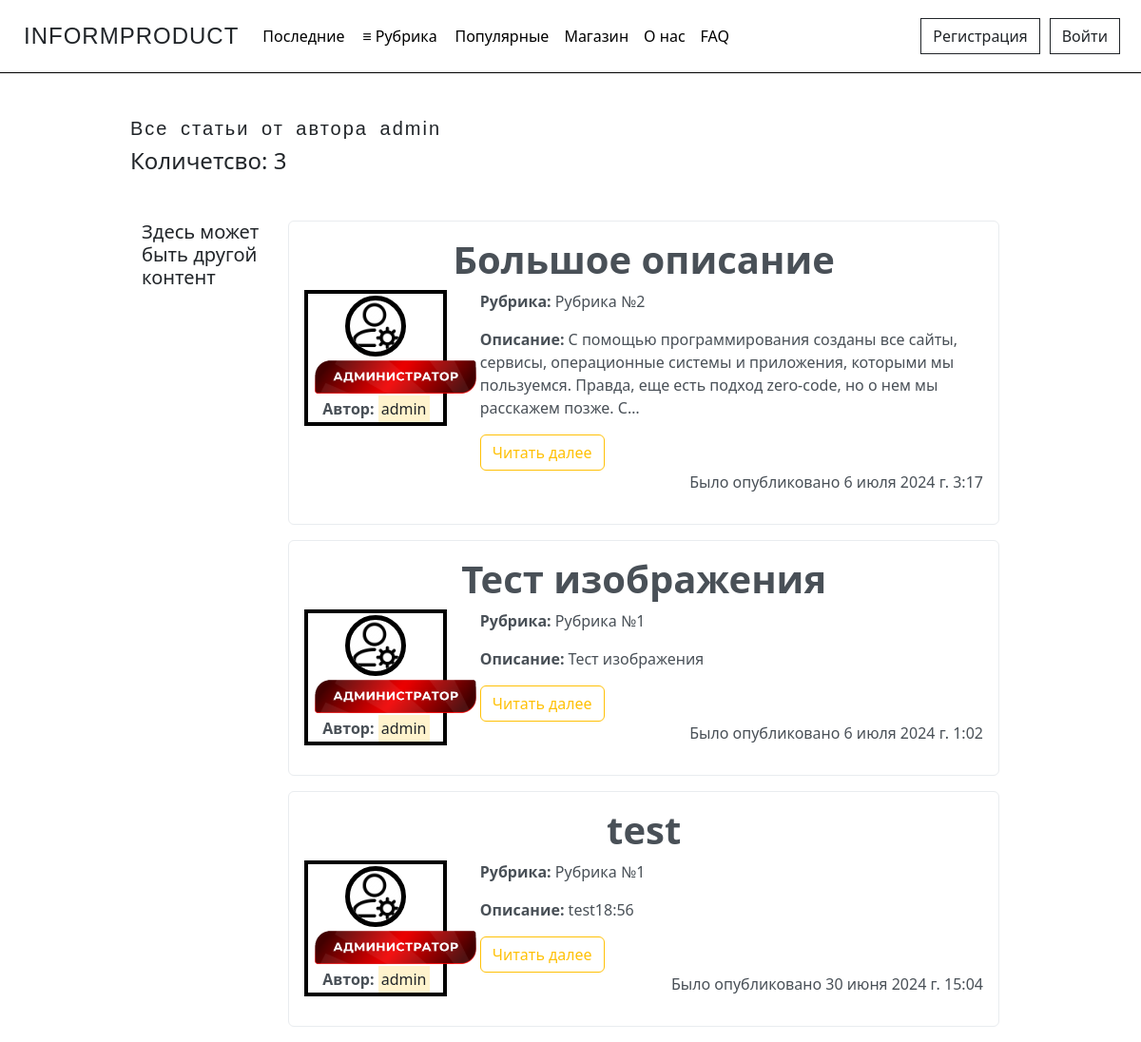
/articles/admin, run on an earlier commit of the app's database.
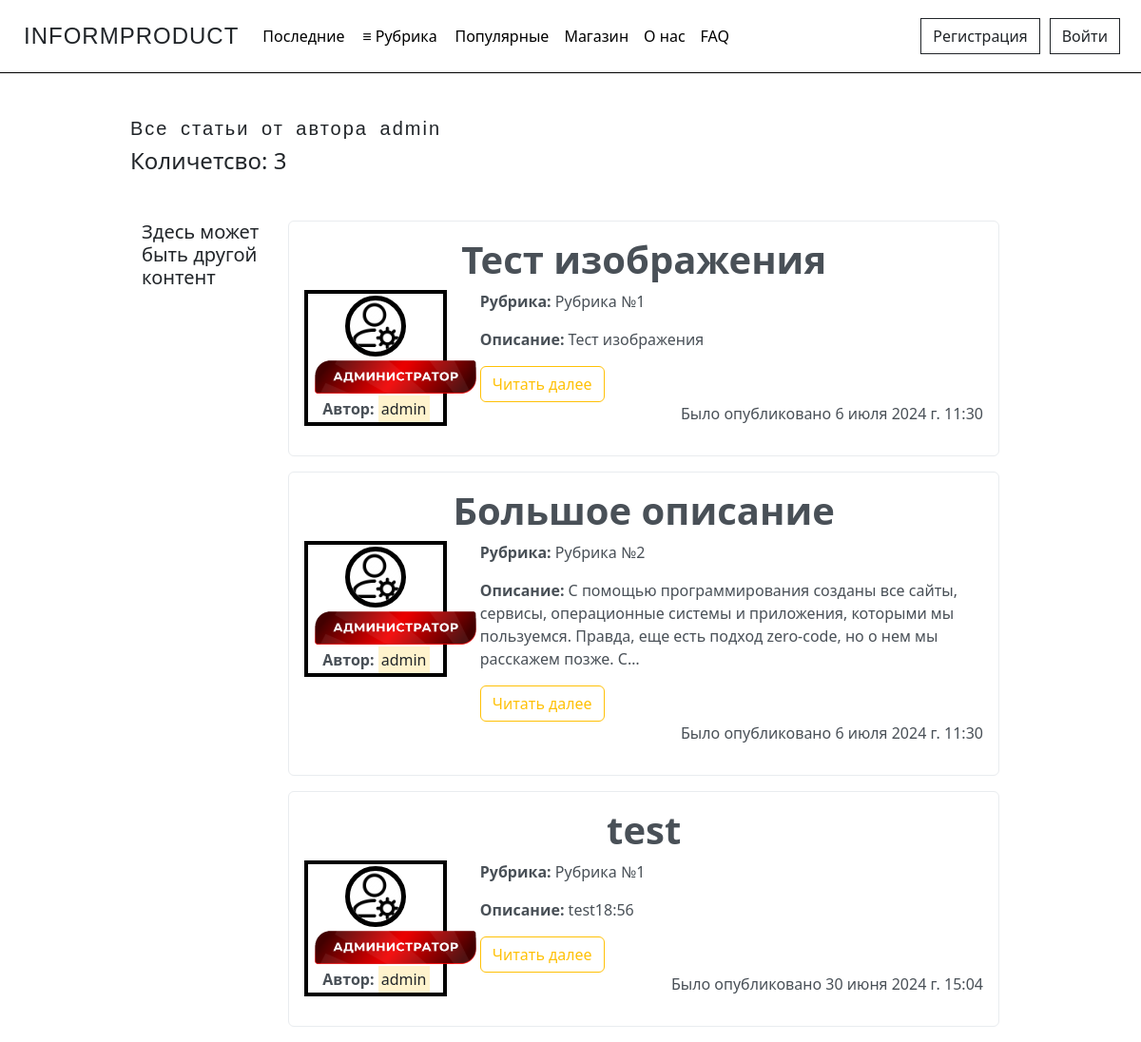
And on a later commit of the database.
### journal/models.py (models this page shows, shortened)
class Article(models.Model):
    CATEGORY_CHOICES = [
        ('Category №1', 'Рубрика №1'),
        ('Category №2', 'Рубрика №2'),
        ('Category №3', 'Рубрика №3'),
        ('Category №4', 'Рубрика №4'),
        ('Category №5', 'Рубрика №5'),
    ]
    title = models.CharField('Название', max_length=100)
    description = models.TextField('Описание')
    text = models.TextField('Основной текст')
    category = models.CharField(max_length=50, verbose_name='Рубрика', choices=CATEGORY_CHOICES, default='Рубрика №1')
    author = models.ForeignKey(User, verbose_name='Автор', on_delete=models.CASCADE)
    publication = models.BooleanField('Статус публикации', default=False)
    date = models.DateTimeField('Дата', default=timezone.now)
    likes = models.IntegerField('Количество лайков', default=0)
    img = models.ImageField('Превью', default='default_preview.png', upload_to='preview_images')
    class Meta:
        verbose_name = 'Статью'
        verbose_name_plural = 'Статьи'

### users/models.py (models this page shows, shortened)
class Profile(models.Model):
    STATUS_CHOICES = {
        ('User', 'Пользователь'),
        ('User VIP', 'VIP пользователь'),
        ('Admin', 'Администратор'),
    }
    user = models.OneToOneField(User, verbose_name='Имя пользователя', on_delete=models.CASCADE)
    img = models.ImageField('Фото пользователя', default='default_user.png', upload_to='user_images')
    status = models.CharField(max_length=20, verbose_name='Статус пользователя', choices=STATUS_CHOICES, default='User')
    vip_status_expiry = models.DateTimeField(verbose_name='Окончание VIP статуса', null=True, blank=True)
    class Meta:
        verbose_name = 'Профаил'
        verbose_name_plural = 'Профайлы'

### journal/views.py (the view)
# urls.py: path('articles/<str:username>', views.UserAllArticlesView.as_view(), name='user-articles'),
class UserAllArticlesView(ListView):
    model = Article
    template_name = 'journal/user_articles.html'
    context_object_name = 'Article'
    paginate_by = 3
    def get_queryset(self):
        user = get_object_or_404(User, username=self.kwargs['username'])
        if self.request.user == user:
            return Article.objects.filter(author=user).order_by('-date')
        return Article.objects.filter(author=user, publication=True).order_by('-date')
    def get_context_data(self, **kwargs):
        ctx = super().get_context_data(**kwargs)
        user = self.request.user
        author = get_object_or_404(User, username=self.kwargs['username'])
        ctx['author'] = author
        if user.is_authenticated:
            profile = Profile.objects.get(user=user)
            ctx['profile'] = profile
            ctx['is_following'] = Follow.objects.filter(follower=user, following=author).exists()
        return ctx

### journal/templates/journal/user_articles.html (shortened to what this page needs)
{% extends 'journal/base.html' %}
{% block content %}
    <h2>Все статьи от автора {{ author }}</h2>
    <h4>Количетсво: {{ page_obj.paginator.count }}</h4>
    <div class="container mt-5">
      <div class="row">
        <div class="col-md-2 sidebar">
          <h5>Здесь может быть другой контент</h5>
        </div>
        <div class="col-md-10">
          {% for article in Article %}
          <div class="alert alert-light">
            <div class="row">
                <h1 style="text-align: center;"><strong>{{ article.title}}</strong></h1>
              <div class="col-md-3">
                  <div class="profile-container">
                    <img src="{{ article.author.profile.img.url }}" alt="{{ author }}" class="user_images">
                    {% if author.profile.status == 'User' %}
                    <img src="/pictures/main_page/user_label.png" alt="Badge" width="180">
                    {% elif author.profile.status == 'Admin' %}
                    <img src="/pictures/main_page/admin_label.png" alt="Badge" width="180">
                    {% else %}
                    <img src="/pictures/main_page/user_vip_label.png" alt="Badge" width="180">
                    {% endif %}
                    <p><b>Автор:</b> <mark>{{ author.username }}</mark></p>
                  </div>
              </div>
              <div class="col-md-9">
                <p><b>Рубрика:</b> {{ article.get_category_display }}</p>
                <p><b>Описание: </b>{{ article.description|striptags|truncatechars:180}}</p>
                  <a class="btn btn-outline-warning" href="{%  url 'articles-detail' article.id %}">Читать далее</a>
                {% if not article.publication and user == article.author%}
                    <p class="right-align">Статья не опубликована</p>
                {% else %}
                    <p class="right-align">Было опубликовано {{ article.date }}</p>
                {% endif %}
              </div>
            </div>
          </div>
          {% endfor %}
        </div>
      </div>
    </div>
{% endblock %}

What changed in the data, as far as the page shows it:
changed Article "Тест изображения": date "6 июля 2024 г. 1:02" → "6 июля 2024 г. 11:30"; moves up the list
changed Article "Большое описание": date "6 июля 2024 г. 3:17" → "6 июля 2024 г. 11:30"
